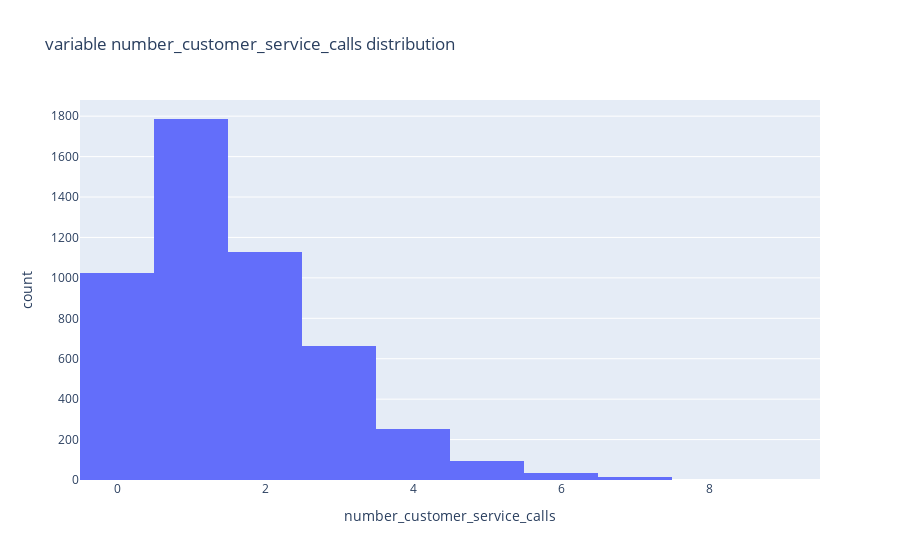

Notebook code for this chart:
### Markdown cell above
The distribution of the variable `number_vmail_messages` shows a clear positive asymmetry (right-skewed), where the vast majority of customers (3678) do not use the voicemail service (value 0), while a small number of users show varied use of the service, reaching up to 50 messages. We clearly observe the possibility of creating a boolean variable that indicates whether the customer has used the voicemail service.

### Code cell
px.histogram(data, x='number_customer_service_calls', title=' variable number_customer_service_calls distribution')

### Figure 1 — Plotly figure (JSON) as saved in the notebook; plotly's stock layout.template omitted (floating-point values rounded to 4 significant figures; data arrays with more than 128 entries replaced by an {"elided": "..."} marker saying what was removed)
{"data": [{"bingroup": "x", "hovertemplate": "number_customer_service_calls=%{x}<br>count=%{y}<extra></extra>", "legendgroup": "", "marker": {"color": "#636efa", "pattern": {"shape": ""}}, "name": "", "orientation": "v", "showlegend": false, "type": "histogram", "x": {"elided": "5000 int values"}, "xaxis": "x", "yaxis": "y"}], "layout": {"barmode": "relative", "legend": {"tracegroupgap": 0}, "title": {"text": " variable number_customer_service_calls distribution"}, "xaxis": {"anchor": "y", "domain": [0, 1], "title": {"text": "number_customer_service_calls"}}, "yaxis": {"anchor": "x", "domain": [0, 1], "title": {"text": "count"}}}}
